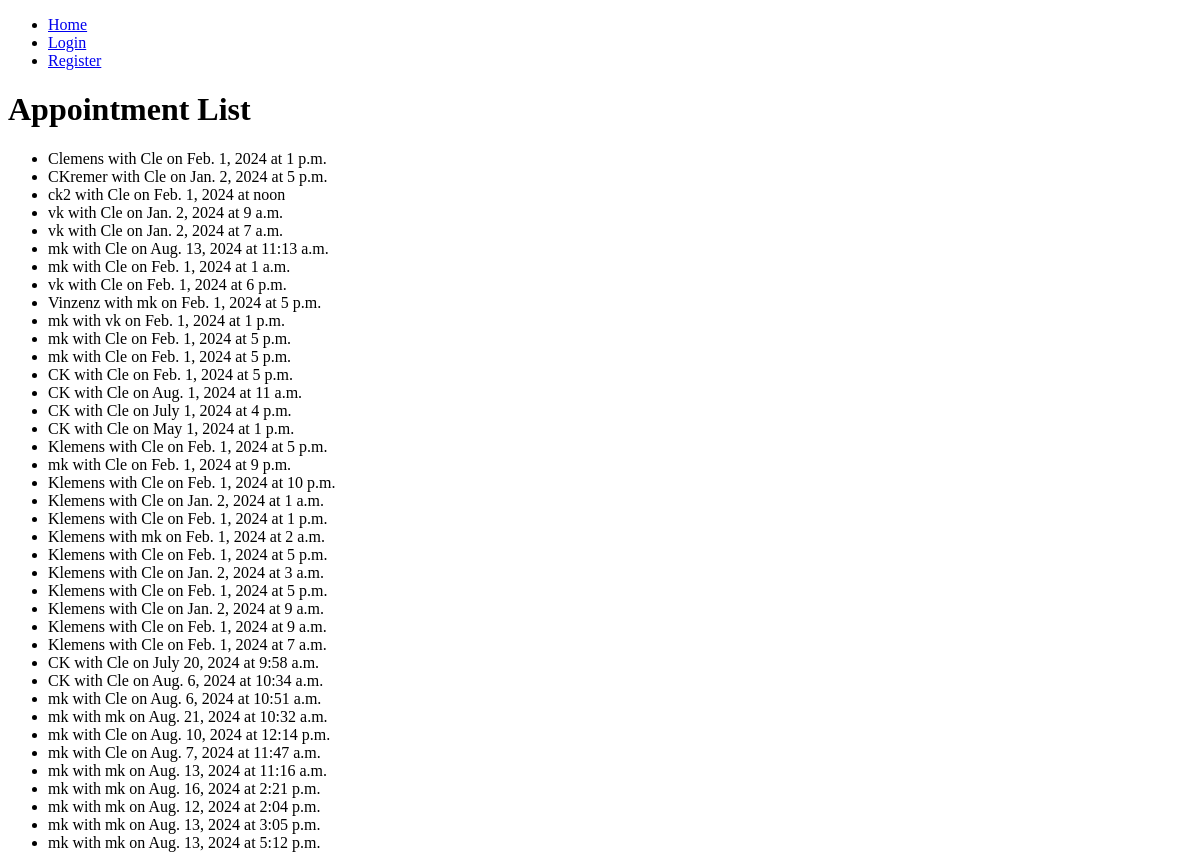
Page /bookings/appointments/ on the earlier database version.
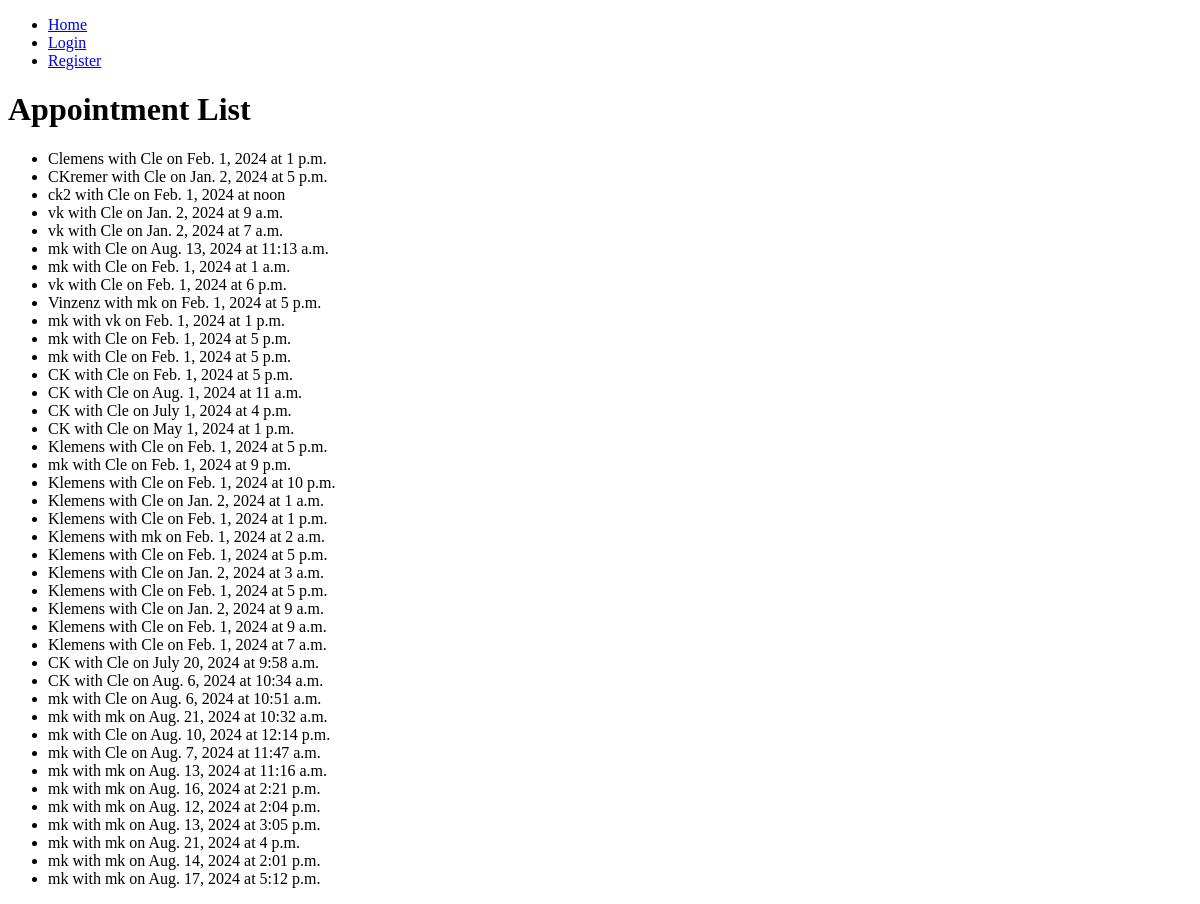
Same page on the later database version.
### bookings/models.py (models this page shows, shortened)
class Appointment(models.Model):
    STATUS_CHOICES = [
        ('pending', 'Pending'),
        ('approved', 'Approved'),
        ('rejected', 'Rejected'),
        ('canceled', 'Canceled'),
    ]
    patient = models.ForeignKey(Patient, on_delete=models.CASCADE)
    doctor = models.ForeignKey(Doctor, on_delete=models.CASCADE)
    date = models.DateField()
    time = models.TimeField()
    reason = models.TextField()
    status = models.CharField(max_length=10, choices=STATUS_CHOICES, default='pending')

class Patient(models.Model):
    SEX_CHOICES = [
        ('M', 'Male'),
        ('F', 'Female'),
        ('O', 'Other'),
    ]
    user = models.OneToOneField(User, on_delete=models.CASCADE)
    phone = models.CharField(max_length=15)
    address = models.CharField(max_length=255)
    sex = models.CharField(max_length=1, choices=SEX_CHOICES)

class Doctor(models.Model):
    user = models.OneToOneField(User, on_delete=models.CASCADE)
    specialty = models.CharField(max_length=100)

### bookings/views.py (the view)
# urls.py: path('appointments/', views.appointment_list, name='appointment_list'),
def appointment_list(request):
    appointments = Appointment.objects.all()
    return render(request, 'bookings/appointment_list.html', {'appointments': appointments})

### bookings/context_processors.py (called while the page is built, shortened)
def user_roles(request):
    return {}

### bookings/templates/bookings/appointment_list.html (shortened to what this page needs)
{% load static %}
<!DOCTYPE html>
<html>
<head>
</head>
<body>
    <header>
        <nav>
            <ul>
                <li><a href="{% url 'index' %}">Home</a></li>
                {% if user.is_authenticated %}
                    <li><a href="{% url 'logout' %}">Logout</a></li>
                    <li><a href="{% url 'book_appointment' %}">Book Appointment</a></li>
                    <li><a href="{% url 'patient_detail' %}">Patient Profile</a></li>
                {% else %}
                    <li><a href="{% url 'login' %}">Login</a></li>
                    <li><a href="{% url 'register_patient' %}">Register</a></li>
                {% endif %}
            </ul>
        </nav>
    </header>
    <h1>Appointment List</h1>
    <ul>
        {% for appointment in appointments %}
            <li>{{ appointment.patient.user.username }} with {{ appointment.doctor.user.username }} on {{ appointment.date }} at {{ appointment.time }}</li>
        {% endfor %}
    </ul>
</body>
</html>

Differences in the rows shown:
changed Appointment (number 39 of 41 on the later page): date "Aug. 13, 2024" → "Aug. 21, 2024"; time "5:12 p.m." → "4 p.m."
added Appointment: patient.user.username "mk", doctor.user.username "mk", date "Aug. 14, 2024", time "2:01 p.m."
added Appointment: patient.user.username "mk", doctor.user.username "mk", date "Aug. 17, 2024", time "5:12 p.m."
